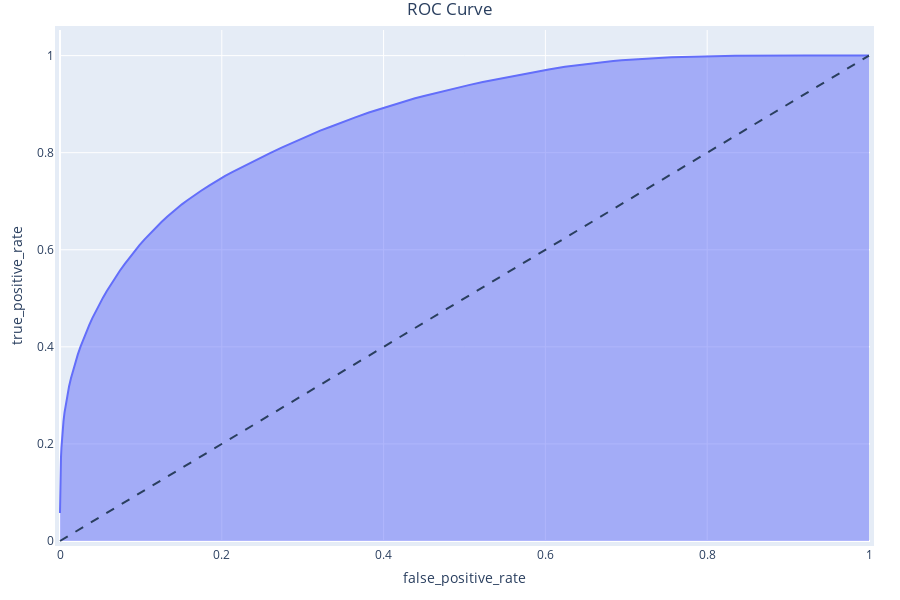

Write notebook code for a chart like this one.
### Code cell
# Plot ROC Curve for training data
plot_interactive_roc_curve(df=inputs_roc_prc_train, 
                           fpr='false_positive_rate', 
                           tpr='true_positive_rate', 
                           thresholds=['threshold'])
